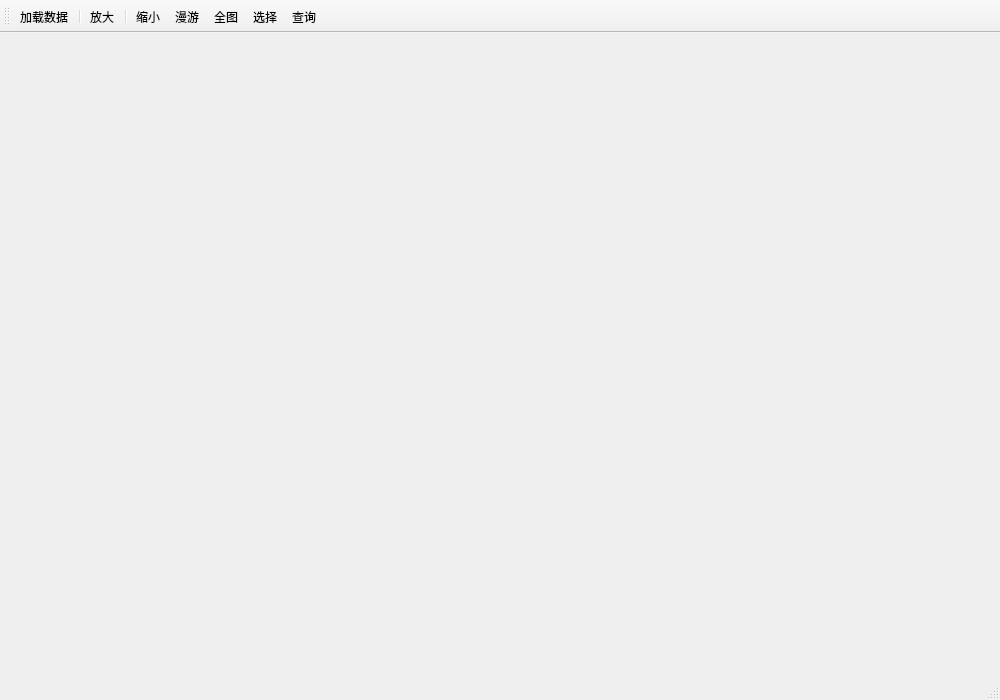
<?xml version="1.0" encoding="UTF-8"?>
<ui version="4.0">
 <class>TestClass</class>
 <widget class="QMainWindow" name="TestClass">
  <property name="geometry">
   <rect>
    <x>0</x>
    <y>0</y>
    <width>1000</width>
    <height>700</height>
   </rect>
  </property>
  <property name="windowTitle">
   <string>Test</string>
  </property>
  <widget class="QWidget" name="centralWidget"/>
  <widget class="QToolBar" name="mainToolBar">
   <attribute name="toolBarArea">
    <enum>TopToolBarArea</enum>
   </attribute>
   <attribute name="toolBarBreak">
    <bool>false</bool>
   </attribute>
   <addaction name="actionAaa"/>
   <addaction name="separator"/>
   <addaction name="action"/>
   <addaction name="separator"/>
   <addaction name="action_2"/>
   <addaction name="ZoomPan"/>
   <addaction name="FullMap"/>
   <addaction name="SelectByEnvelop"/>
   <addaction name="QueryByEnv"/>
  </widget>
  <widget class="QStatusBar" name="statusBar"/>
  <widget class="QMenuBar" name="menuBar">
   <property name="geometry">
    <rect>
     <x>0</x>
     <y>0</y>
     <width>1000</width>
     <height>23</height>
    </rect>
   </property>
  </widget>
  <action name="actionAaa">
   <property name="text">
    <string>加载数据</string>
   </property>
  </action>
  <action name="action">
   <property name="text">
    <string>放大</string>
   </property>
  </action>
  <action name="action_2">
   <property name="text">
    <string>缩小</string>
   </property>
  </action>
  <action name="ZoomPan">
   <property name="text">
    <string>漫游</string>
   </property>
  </action>
  <action name="FullMap">
   <property name="text">
    <string>全图</string>
   </property>
  </action>
  <action name="SelectByEnvelop">
   <property name="text">
    <string>选择</string>
   </property>
  </action>
  <action name="QueryByEnv">
   <property name="text">
    <string>查询</string>
   </property>
  </action>
 </widget>
 <layoutdefault spacing="6" margin="11"/>
 <resources>
  <include location="test.qrc"/>
 </resources>
 <connections/>
 <designerdata>
  <property name="gridDeltaX">
   <number>10</number>
  </property>
  <property name="gridDeltaY">
   <number>10</number>
  </property>
  <property name="gridSnapX">
   <bool>true</bool>
  </property>
  <property name="gridSnapY">
   <bool>true</bool>
  </property>
  <property name="gridVisible">
   <bool>true</bool>
  </property>
 </designerdata>
</ui>
